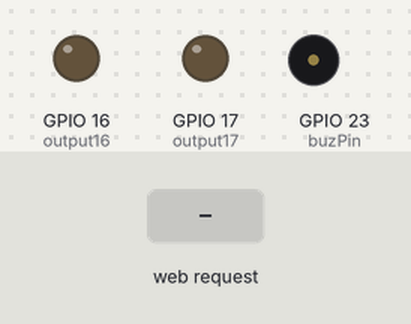
The sketch below on a simulated ESP32. Shown: output pins drawn as LEDs (lit = HIGH), buzzer (waves = sounding, pin HIGH). The test bench sets the inputs (shaded band). WiFi joins after 1.5 s; servers stay silent unless stated; the local clock reads 2024-03-15 10:24:30 at power-on unless the sketch sets it; EEPROM starts erased; what the sketch prints to the serial monitor is not drawn.

Above: at 2.7 s.
2.8 s: HTTP request GET /16/on received
At 3.5 s:
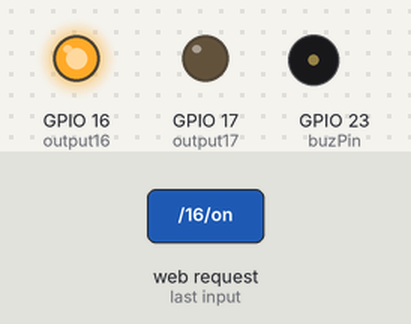
4.3 s: HTTP request GET /17/on received
At 4.6 s:
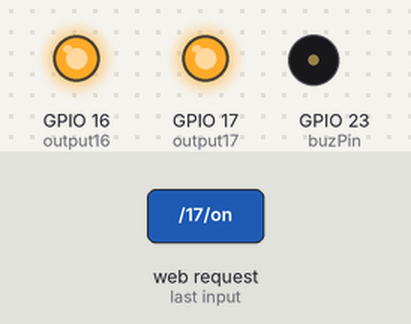
5.8 s: HTTP request GET /16/off received
At 7.0 s:
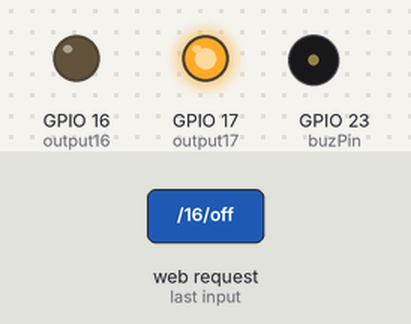
7.3 s: HTTP request GET /17/off received
At 8.2 s:
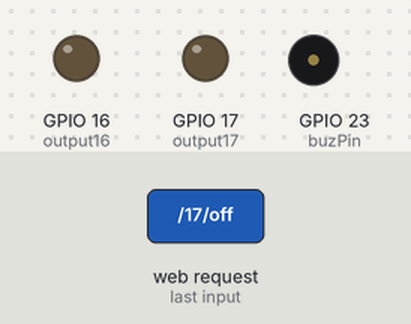
Timing chart, 0 to 9.8 s (numbered marks = the images above; inputs shaded):
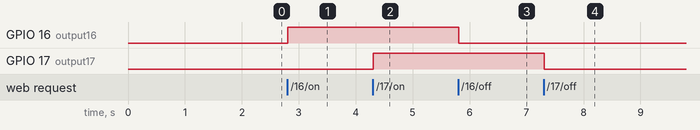

The sketch:

Excellent.ino
```cpp
#include <EEPROM.h>
#include <WiFi.h>
#include "time.h"

#define SWAP 0 // sw access point

// 네트워크 자격 증명 설정 (SSID, 비밀번호)
#if SWAP
const char* ssid = "ESP32-AP-GY";
const char* password = "123456789";
#else
const char* ssid = "NEXT-504N_B9B4F0";
const char* password = "kk323625";
#endif

WiFiServer server(12000); // 웹 서버 포트 번호를 12000으로 설정

String header; // HTTP 요청을 저장할 변수
String output16State = "off"; // 현재 출력 상태를 저장할 보조 변수
String output17State = "off"; // 현재 출력 상태를 저장할 보조 변수

const int output16 = 16;  // GPIO 16에 연결된 장치 (예: LED)
const int output17 = 17;  // GPIO 17에 연결된 장치 (예: LED)


unsigned long currentTime = millis(); // 현재 시간
unsigned long previousTime = 0; // 이전 시간
const long timeoutTime = 2000; // 타임아웃 시간을 밀리초로 설정

// NTP 설정
const char* ntpServer = "pool.ntp.org";  // NTP 서버 주소
const long gmtOffset_sec = 3600 * 9;  // GMT 오프셋 (초 단위), 서울의 경우 9시간 오프셋
const int daylightOffset_sec = 0;   // 서머타임 오프셋 (초 단위), 현재 서머타임 사용 안함

// PWM 설정
const int ledChannel = 0;
const int resolution = 10;
const int buzPin = 23;
const int duty = 128;

// EEPROM 관련 변수
const int maxSize = 100;
int noteCount = 0;
const int signature1 = 0xAA;
const int signature2 = 0x55;

// 알람 설정 관련 변수
int alarmHour = -1; // 설정된 알람 시간 (시)
int alarmMinute = -1; // 설정된 알람 시간 (분)
bool alarmSet = false; // 알람 설정 여부

// 음과 지속 시간
int nFrq[] = {262, 277, 294, 311, 330, 349, 370, 392, 415, 440, 466, 494, 523, 0};
int nDur[] = { 2000, 1500, 1000, 750, 500, 375, 250 };

// EEPROM에서 노트 및 지속시간 읽기
void playMusicFromEEPROM() {
  int savedNoteCount = EEPROM.read(2);
  for (int i = 0; i < savedNoteCount; i++) {
    int note = EEPROM.read(3 + i * 2);
    int dur = EEPROM.read(3 + i * 2 + 1);
    if (note != 13) {
      ledcSetup(ledChannel, nFrq[note], resolution);
      ledcWrite(ledChannel, duty);
    } else {
      ledcWrite(ledChannel, 0);
    }
    delay(nDur[dur]);
    ledcWrite(ledChannel, 0);
  }
}

// 로컬 시간을 출력하는 함수
String getLocalTimeString() {
  struct tm timeinfo;
  if (!getLocalTime(&timeinfo)) {  // 시간 정보를 가져오지 못한 경우
    return "시간 정보를 얻지 못했습니다";
  }
  // 시간 문자열로 변환
  char timeStr[64];
  strftime(timeStr, sizeof(timeStr), "%Y-%m-%d %H:%M:%S", &timeinfo);
  return String(timeStr);
}

// 알람 시간이 되었는지 확인하는 함수
void checkAlarm() {
  struct tm timeinfo;
  if (getLocalTime(&timeinfo)) {
    if (alarmSet && timeinfo.tm_hour == alarmHour && timeinfo.tm_min == alarmMinute) {
      Serial.println("알람 시간이 되었습니다! 멜로디 재생 시작.");
      playMusicFromEEPROM();
      alarmSet = false;  // 알람이 울리면 알람 해제
    }
  }
}

void setup() {
  Serial.begin(115200);
  EEPROM.begin(512);  // EEPROM 초기화
  pinMode(output16, OUTPUT);
  pinMode(output17, OUTPUT);
  digitalWrite(output16, LOW);
  digitalWrite(output17, LOW);

  // attach the channel to the GPIOs
  ledcAttachPin(buzPin, ledChannel);

  // SSID와 비밀번호로 Wi-Fi 네트워크에 연결
  Serial.print("Connecting to ");
  Serial.println(ssid);
  WiFi.mode(WIFI_STA);
  WiFi.begin(ssid, password);

  while (WiFi.status() != WL_CONNECTED) {
    delay(500);
    Serial.print(".");
  }

  // 로컬 IP 주소를 출력하고 웹 서버를 시작
  Serial.println("");
  Serial.println("WiFi connected.");
  Serial.println("IP address: ");
  Serial.println(WiFi.localIP());

  // NTP 서버에서 시간 설정 및 가져오기
  configTime(gmtOffset_sec, daylightOffset_sec, ntpServer);

  // EEPROM에서 저장된 음악 유효성 확인
  if (EEPROM.read(0) == signature1 && EEPROM.read(1) == signature2) {
    Serial.println("EEPROM에 저장된 유효한 멜로디를 발견했습니다.");
  } else {
    Serial.println("EEPROM에 저장된 유효한 멜로디가 없습니다.");
  }

  server.begin();
}

void loop() {
  checkAlarm();  // 알람 시간 확인

  WiFiClient client = server.available();  // 들어오는 클라이언트를 대기
  if (client) {  // 새로운 클라이언트가 연결되면,
    currentTime = millis();
    previousTime = currentTime;
    Serial.println("새 클라이언트 연결됨.");
    String currentLine = "";  // 클라이언트에서 들어오는 데이터를 저장할 문자열 생성
    while (client.connected() && currentTime - previousTime <= timeoutTime) {  // 클라이언트가 연결된 동안
      currentTime = millis();
      if (client.available()) {  // 클라이언트에서 읽을 데이터가 있으면,
        char c = client.read();  // 한 바이트를 읽고
        Serial.write(c);  // 시리얼 모니터에 출력
        header += c;
        if (c == '\n') {  // 바이트가 줄 바꿈 문자면
          if (currentLine.length() == 0) {
            // 시간 요청 처리
            if (header.indexOf("GET /time") >= 0) {
              client.println("HTTP/1.1 200 OK");
              client.println("Content-type:text/plain");
              client.println("Connection: close");
              client.println();
              client.println(getLocalTimeString());  // 현재 시간 전송
            } else {
              // 알람 설정 처리
              if (header.indexOf("GET /setAlarm") >= 0) {
                String h = header.substring(header.indexOf("hour=") + 5, header.indexOf("&"));
                String m = header.substring(header.indexOf("minute=") + 7, header.indexOf(" HTTP/"));
                alarmHour = h.toInt();
                alarmMinute = m.toInt();
                alarmSet = true;
                Serial.println("알람이 설정되었습니다: " + String(alarmHour) + ":" + String(alarmMinute));
              }

              if (header.indexOf("GET /16/on") >= 0) {
    Serial.println("GPIO 16 켜기");
    output16State = "on";
    digitalWrite(output16, HIGH); // GPIO 16 HIGH -> LED ON
} else if (header.indexOf("GET /16/off") >= 0) {
    Serial.println("GPIO 16 끄기");
    output16State = "off";
    digitalWrite(output16, LOW);  // GPIO 16 LOW -> LED OFF
} else if (header.indexOf("GET /17/on") >= 0) {
    Serial.println("GPIO 17 켜기");
    output17State = "on";
    digitalWrite(output17, HIGH); // GPIO 17 HIGH -> LED ON
} else if (header.indexOf("GET /17/off") >= 0) {
    Serial.println("GPIO 17 끄기");
    output17State = "off";
    digitalWrite(output17, LOW);  // GPIO 17 LOW -> LED OFF
}

              // 전체 페이지 응답 (단일 출력)
              client.println("HTTP/1.1 200 OK");
              client.println("Content-type:text/html");
              client.println("Connection: close");
              client.println();
              client.println("<!DOCTYPE html><html>");
              client.println("<head><meta charset=\"UTF-8\"><meta name=\"viewport\" content=\"width=device-width, initial-scale=1\">");
              client.println("<link rel=\"icon\" href=\"data:,\">");
              client.println("<style>html { font-family: Helvetica; display: inline-block; margin: 0px auto; text-align: center;}");
              client.println(".button { background-color: #4CAF50; border: none; color: white; padding: 16px 40px; text-decoration: none; font-size: 30px; margin: 2px; cursor: pointer;}");
              client.println(".button2 {background-color: #555555;}</style></head>");
              client.println("<body><h1>ESP32 Alarm Clock</h1>");

              // Display GPIO 16 controls
client.println("<p>GPIO 16 - State " + output16State + "</p>");
client.println("<button class=\"button\" onclick=\"controlGPIO(16, 'on')\">ON</button>");
client.println("<button class=\"button button2\" onclick=\"controlGPIO(16, 'off')\">OFF</button>");

// Display GPIO 17 controls
client.println("<p>GPIO 17 - State " + output17State + "</p>");
client.println("<button class=\"button\" onclick=\"controlGPIO(17, 'on')\">ON</button>");
client.println("<button class=\"button button2\" onclick=\"controlGPIO(17, 'off')\">OFF</button>");

// JavaScript for button control
client.println("<script>");
client.println("function controlGPIO(pin, state) {");
client.println("  var xhr = new XMLHttpRequest();");
client.println("  xhr.open('GET', '/' + pin + '/' + state, true);");
client.println("  xhr.onload = function() {");
client.println("    if (xhr.status == 200) {");
client.println("      console.log('GPIO control success');");
client.println("    }");
client.println("  };");
client.println("  xhr.send();");
client.println("}");
client.println("</script>");


              // 시간은 AJAX로만 업데이트
              client.println("<p>현재 시간: <span id=\"time\">로딩 중...</span></p>");
              client.println("<script>");
              client.println("setInterval(function() {");
              client.println("var xhttp = new XMLHttpRequest();");
              client.println("xhttp.onreadystatechange = function() {");
              client.println("if (this.readyState == 4 && this.status == 200) {");
              client.println("document.getElementById(\"time\").innerHTML = this.responseText;");
              client.println("}");
              client.println("};");
              client.println("xhttp.open(\"GET\", \"/time\", true);");
              client.println("xhttp.send();");
              client.println("}, 1000);");  // 1초마다 시간 업데이트
              client.println("</script>");

              // 알람 설정 입력 폼
              client.println("<form action=\"/setAlarm\" method=\"GET\">");
              client.println("시간 (24시간 형식): <input type=\"number\" name=\"hour\" min=\"0\" max=\"23\" required><br>");
              client.println("분: <input type=\"number\" name=\"minute\" min=\"0\" max=\"59\" required><br>");
              client.println("<input type=\"submit\" value=\"알람 설정\" class=\"button\"></form>");

              // 설정된 알람 시간 출력
              if (alarmSet) {
                client.println("<p>알람이 설정되었습니다: " + String(alarmHour) + ":" + String(alarmMinute) + "</p>");
              } else {
                client.println("<p>알람이 설정되지 않았습니다.</p>");
              }

              client.println("</body></html>");
            }
            // HTTP 응답은 빈 줄로 끝남
            client.println();
            break;
          } else {
            currentLine = "";
          }
        } else if (c != '\r') {
          currentLine += c;
        }
      }
    }
    header = "";
    client.stop();
    Serial.println("클라이언트 연결 종료.");
  }
}
```

Measured:
- after the input at 2.8 s, GPIO 16 (output16): LOW → HIGH at once
- after the input at 4.3 s, GPIO 17 (output17): LOW → HIGH at once
- after the input at 5.8 s, GPIO 16 (output16): HIGH → LOW at once
- after the input at 7.3 s, GPIO 17 (output17): HIGH → LOW at once
